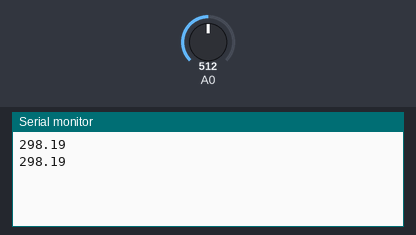
Simulated run of this sketch. Board: Arduino Uno, built with avr-gcc and run on an emulated ATmega328P. On the bench: the last lines printed to the serial monitor. Inputs (shaded band) come from the test bench; at power-on: A0 = 512.

Above: at 1.8 s.
1.9 s: A0 set to 716
At 2.8 s:
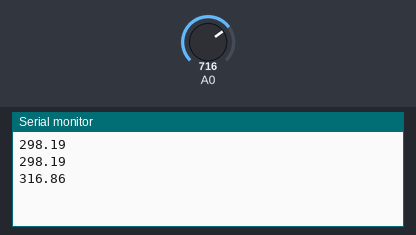
3.4 s: A0 set to 900
At 4.6 s:
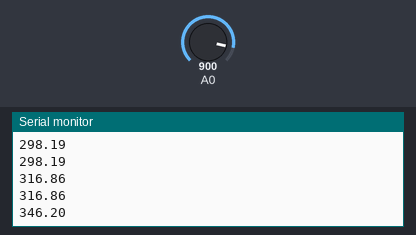
Timing chart, 0 to 6.4 s (numbered marks = the images above; inputs shaded):
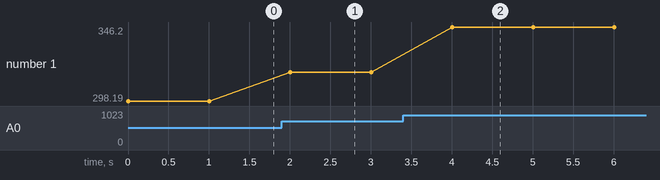

Measured:
- after the input at 1.9 s, the serial monitor: prints a new line after 0.10 s (image 1)
- after the input at 3.4 s, the serial monitor: prints a new line after 0.60 s (image 2)
- plotted number 1: 298.19 → 316.86 after the input at 1.9 s, 316.86 → 346.2 after the input at 3.4 s

The sketch:

GroveTemp.ino
```cpp
/* Author:      vojoel
 * Date:        29 Nov 2021
 * Description: Program to measure temperature with temperature sensor
 */

#include <math.h>
const float R0 = 100000;  // Resistance at T0 (in Ohm)
const float B = 4275;     // B-value in [4250K, 4299K]
const float T0 = 298.15;   // Room temperature 25°C
float V_meas;
float T;
float R;
int duty = 16;

void setup()
{
    Serial.begin(9600);
}

void loop()
{
    V_meas=analogRead(0);

    // Make Calculations (here we don't yet have confusion with R1,R2 from eqs. 7-9, i.e. we measure "R" and "R0" is set internally)
    R = (1023/V_meas - 1)*R0;
    T = 1/(log(R/R0)/B + 1/T0);

    // Print temperature
    Serial.println(T);  //println adds this parameter to plot

    // Wait 1s
    delay(1000);
}
```
